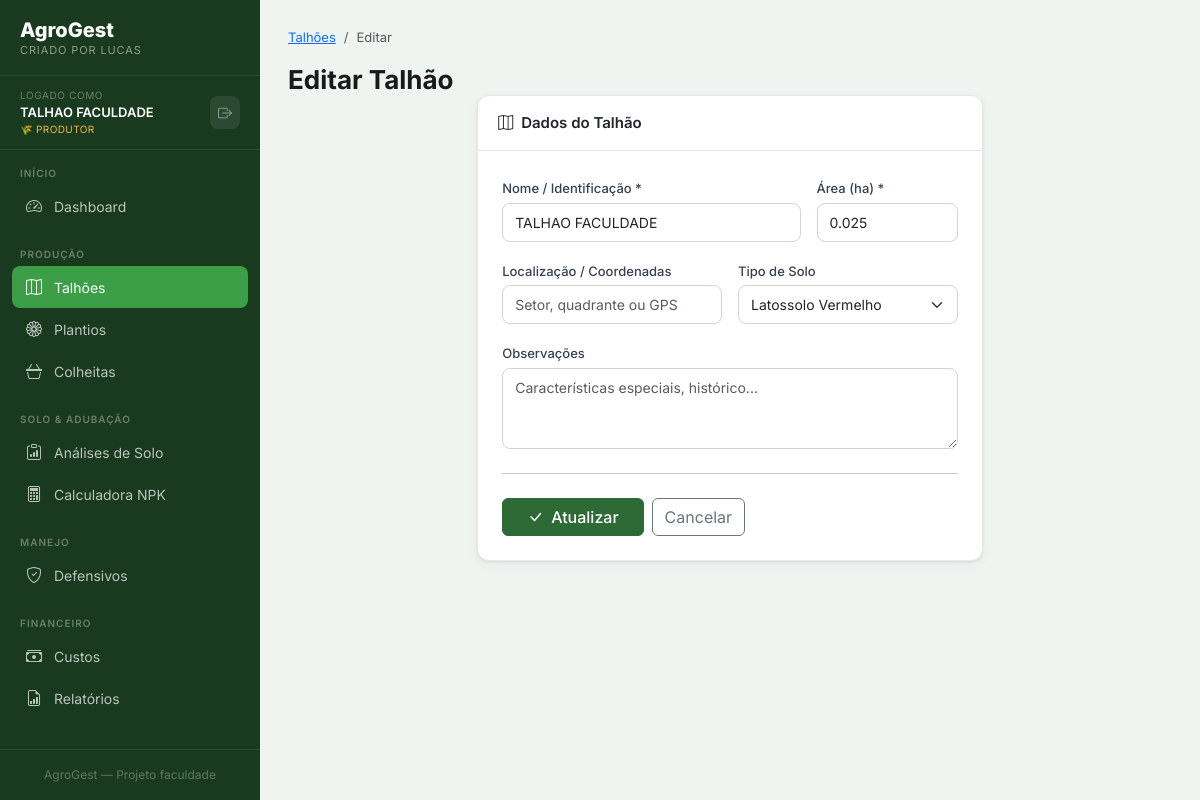
Screenshot of /talhoes/1/editar (signed in) with the database file from the repository.
### tables this page shows
CREATE TABLE talhoes (
    id INTEGER PRIMARY KEY AUTOINCREMENT,
    usuario_id INTEGER NOT NULL,            -- ← isolamento por usuário
    nome TEXT NOT NULL,
    area_ha REAL NOT NULL,
    localizacao TEXT,
    tipo_solo TEXT,
    observacoes TEXT,
    criado_em TIMESTAMP DEFAULT CURRENT_TIMESTAMP,
    FOREIGN KEY (usuario_id) REFERENCES usuarios(id)
);

### modules/talhoes.py (the view, shortened to what this page needs)
@talhoes_bp.route('/<int:id>/editar', methods=['GET', 'POST'])
@login_required
def editar(id):
    db = get_db()
    talhao = db.execute(
        "SELECT * FROM talhoes WHERE id = ? AND usuario_id = ?", (id, uid())
    ).fetchone()
    if not talhao:
        flash('Talhão não encontrado.', 'danger')
        return redirect(url_for('talhoes.index'))
    return render_template('talhoes/form.html', talhao=talhao)

### auth.py (called while the page is built)
def login_required(f):
    @wraps(f)
    def decorated(*args, **kwargs):
        if 'usuario_id' not in session:
            flash('Faça login para continuar.', 'warning')
            return redirect(url_for('auth.login'))
        return f(*args, **kwargs)
    return decorated

### database.py (called while the page is built)
def get_db(app=None):
    from flask import current_app
    if app:
        db = sqlite3.connect(app.config['DATABASE'], detect_types=sqlite3.PARSE_DECLTYPES)
        db.row_factory = sqlite3.Row
        return db
    if 'db' not in g:
        g.db = sqlite3.connect(
            current_app.config['DATABASE'],
            detect_types=sqlite3.PARSE_DECLTYPES
        )
        g.db.row_factory = sqlite3.Row
    return g.db

### modules/talhoes.py (called while the page is built)
def uid():
    return session['usuario_id']

### templates/talhoes/form.html (shortened to what this page needs)
{% extends "base.html" %}
{% block content %}
<div class="page-header">
    <nav aria-label="breadcrumb">
        <ol class="breadcrumb">
            <li class="breadcrumb-item"><a href="{{ url_for('talhoes.index') }}">Talhões</a></li>
            <li class="breadcrumb-item active">{{ 'Editar' if talhao else 'Novo Talhão' }}</li>
        </ol>
    </nav>
    <h1 class="page-title">{{ 'Editar Talhão' if talhao else 'Novo Talhão' }}</h1>
</div>
<div class="row justify-content-center">
    <div class="col-lg-7">
        <div class="card">
            <div class="card-header"><i class="bi bi-map me-2"></i>Dados do Talhão</div>
            <div class="card-body p-4">
                <form method="POST">
                    <div class="row g-3">
                        <div class="col-md-8">
                            <label class="form-label">Nome / Identificação *</label>
                            <input type="text" name="nome" class="form-control"
                                   value="{{ talhao.nome if talhao else '' }}" required
                                   placeholder="Ex: Talhão A1, Gleba Norte...">
                        </div>
                        <div class="col-md-4">
                            <label class="form-label">Área (ha) *</label>
                            <input type="number" name="area_ha" class="form-control"
                                   value="{{ talhao.area_ha if talhao else '' }}"
                                   step="0.001" min="0.001" required placeholder="0.000">
                        </div>
                        <div class="col-md-6">
                            <label class="form-label">Localização / Coordenadas</label>
                            <input type="text" name="localizacao" class="form-control"
                                   value="{{ talhao.localizacao if talhao else '' }}"
                                   placeholder="Setor, quadrante ou GPS">
                        </div>
                        <div class="col-md-6">
                            <label class="form-label">Tipo de Solo</label>
                            <select name="tipo_solo" class="form-select">
                                {% for solo in ['Latossolo Vermelho','Latossolo Vermelho-Amarelo','Argissolo','Cambissolo','Neossolo','Gleissolo'] %}
                                <option {% if talhao and talhao.tipo_solo == solo %}selected{% endif %}>{{ solo }}</option>
                                {% endfor %}
                            </select>
                        </div>
                        <div class="col-12">
                            <label class="form-label">Observações</label>
                            <textarea name="observacoes" class="form-control" rows="3"
                                      placeholder="Características especiais, histórico...">{{ talhao.observacoes if talhao else '' }}</textarea>
                        </div>
                    </div>
                    <hr class="my-4">
                    <div class="d-flex gap-2">
                        <button type="submit" class="btn btn-primary px-4">
                            <i class="bi bi-check-lg me-2"></i>{{ 'Atualizar' if talhao else 'Cadastrar' }}
                        </button>
                        <a href="{{ url_for('talhoes.index') }}" class="btn btn-outline-secondary">Cancelar</a>
                    </div>
                </form>
            </div>
        </div>
    </div>
</div>
{% endblock %}

### templates/base.html (shortened to what this page needs)
<!DOCTYPE html>
<html lang="pt-BR">
<head>
    <link href="https://cdnjs.cloudflare.com/ajax/libs/bootstrap/5.3.2/css/bootstrap.min.css" rel="stylesheet">
    <link href="https://cdnjs.cloudflare.com/ajax/libs/bootstrap-icons/1.11.3/font/bootstrap-icons.min.css" rel="stylesheet">
</head>
<body>
<nav class="sidebar">
    <a class="sidebar-brand" href="{{ url_for('dashboard.index') }}">
        <div class="brand-name">AgroGest</div>
        <div class="brand-sub">Criado por Lucas</div>
    </a>
    <div class="sidebar-user">
        <div class="sidebar-user-info">
            <div class="sidebar-user-label">Logado como</div>
            <div class="sidebar-user-name">{{ session.get('usuario_nome', 'Usuário') }}</div>
            <div class="sidebar-user-tipo">
                {% if session.get('usuario_tipo') == 'admin' %}
                    ⭐ Administrador
                {% else %}
                    🌾 Produtor
                {% endif %}
            </div>
        </div>
        <a href="{{ url_for('auth.logout') }}" class="btn-logout-sidebar" title="Sair">
            <i class="bi bi-box-arrow-right"></i>
        </a>
    </div>
    <div class="nav-section">
        <div class="nav-section-label">Início</div>
        <a class="nav-link {% if request.endpoint == 'dashboard.index' %}active{% endif %}"
           href="{{ url_for('dashboard.index') }}">
            <i class="bi bi-speedometer2"></i> Dashboard
        </a>
    </div>
    <div class="nav-section">
        <div class="nav-section-label">Produção</div>
        <a class="nav-link {% if 'talhoes' in request.endpoint %}active{% endif %}"
           href="{{ url_for('talhoes.index') }}">
            <i class="bi bi-map"></i> Talhões
        </a>
        <a class="nav-link {% if 'plantio' in request.endpoint %}active{% endif %}"
           href="{{ url_for('plantio.index') }}">
            <i class="bi bi-flower1"></i> Plantios
        </a>
        <a class="nav-link {% if 'colheita' in request.endpoint %}active{% endif %}"
           href="{{ url_for('colheita.index') }}">
            <i class="bi bi-basket3"></i> Colheitas
        </a>
    </div>
    <div class="nav-section">
        <div class="nav-section-label">Solo & Adubação</div>
        <a class="nav-link {% if 'analises' in request.endpoint %}active{% endif %}"
           href="{{ url_for('adubacao.analises') }}">
            <i class="bi bi-clipboard-data"></i> Análises de Solo
        </a>
        <a class="nav-link {% if 'recomendac' in request.endpoint %}active{% endif %}"
           href="{{ url_for('adubacao.recomendacoes') }}">
            <i class="bi bi-calculator"></i> Calculadora NPK
        </a>
    </div>
    <div class="nav-section">
        <div class="nav-section-label">Manejo</div>
        <a class="nav-link {% if 'defensivos' in request.endpoint %}active{% endif %}"
           href="{{ url_for('defensivos.index') }}">
            <i class="bi bi-shield-check"></i> Defensivos
        </a>
    </div>
    <div class="nav-section">
        <div class="nav-section-label">Financeiro</div>
        <a class="nav-link {% if 'custos' in request.endpoint %}active{% endif %}"
           href="{{ url_for('custos.index') }}">
            <i class="bi bi-cash-stack"></i> Custos
        </a>
        <a class="nav-link {% if 'relatorios' in request.endpoint %}active{% endif %}"
           href="{{ url_for('relatorios.index') }}">
            <i class="bi bi-file-earmark-bar-graph"></i> Relatórios
        </a>
    </div>
    <div class="sidebar-footer">
        AgroGest &mdash; Projeto faculdade
    </div>
</nav>
<main class="main-wrapper">
    {% block content %}{% endblock %}
</main>
</body>
</html>

### templates/base.html (style rules this page uses)
:root { --green-deep: #1a3a1f; --green-mid: #2d6a35; --green-bright: #3d9e48; --green-light: #6abf71; --gold: #e8b94a; --gold-light: #f5d87a; --cream: #faf7f0; --soil: #6b4423; --soil-light: #a0714f; --text-dark: #1a1a1a; --text-muted: #6b7280; --border: #e5e7eb; --shadow: 0 1px 3px rgba(0,0,0,.08), 0 4px 12px rgba(0,0,0,.04); --shadow-lg: 0 8px 24px rgba(0,0,0,.10); --radius: 12px; --bottom-nav-h: 64px; }
* { box-sizing: border-box; }
body { font-family: 'Inter', sans-serif; background: #f0f4f0; color: var(--text-dark); min-height: 100vh; }
.sidebar { width: 260px; min-height: 100vh; background: var(--green-deep); position: fixed; top: 0; left: 0; z-index: 1000; display: flex; flex-direction: column; overflow-y: auto; }
.sidebar-brand { padding: 20px 20px 16px; border-bottom: 1px solid rgba(255,255,255,.08); text-decoration: none; display: block; }
.brand-name { font-weight: 800; font-size: 20px; color: #fff; line-height: 1; }
.brand-sub { font-size: 11px; color: rgba(255,255,255,.5); text-transform: uppercase; letter-spacing: .08em; margin-top: 2px; }
.sidebar-user { padding: 12px 20px; border-bottom: 1px solid rgba(255,255,255,.08); display: flex; align-items: center; justify-content: space-between; gap: 8px; }
.sidebar-user-info { flex: 1; min-width: 0; }
.sidebar-user-label { font-size: 10px; color: rgba(255,255,255,.35); text-transform: uppercase; letter-spacing: .06em; }
.sidebar-user-name { font-size: 13px; font-weight: 600; color: #fff; white-space: nowrap; overflow: hidden; text-overflow: ellipsis; }
.sidebar-user-tipo { font-size: 10px; color: var(--gold); text-transform: uppercase; letter-spacing: .04em; }
.btn-logout-sidebar { background: rgba(255,255,255,.08); border: none; border-radius: 8px; color: rgba(255,255,255,.5); padding: 6px 8px; font-size: 14px; cursor: pointer; transition: all .15s; text-decoration: none; display: flex; align-items: center; }
.nav-section { padding: 16px 12px 4px; }
.nav-section-label { font-size: 10px; font-weight: 600; text-transform: uppercase; letter-spacing: .1em; color: rgba(255,255,255,.35); padding: 0 8px; margin-bottom: 4px; }
.sidebar .nav-link { display: flex; align-items: center; gap: 10px; padding: 9px 12px; border-radius: 8px; color: rgba(255,255,255,.7); font-size: 14px; font-weight: 400; text-decoration: none; transition: all .15s; }
.sidebar .nav-link.active { background: var(--green-bright); color: #fff; }
.sidebar .nav-link i { font-size: 16px; width: 20px; text-align: center; }
.sidebar-footer { margin-top: auto; padding: 16px; border-top: 1px solid rgba(255,255,255,.08); font-size: 12px; color: rgba(255,255,255,.3); text-align: center; }
.main-wrapper { margin-left: 260px; padding: 28px; min-height: 100vh; }
.page-title { font-weight: 700; font-size: 26px; color: var(--text-dark); margin: 0; }
.card { background: #fff; border: 1px solid var(--border); border-radius: var(--radius); box-shadow: var(--shadow); }
.card-header { background: transparent; border-bottom: 1px solid var(--border); padding: 16px 20px; font-weight: 600; font-size: 15px; }
.btn-primary { background: var(--green-mid); border-color: var(--green-mid); font-weight: 500; }
.form-label { font-size: 13px; font-weight: 500; color: #374151; margin-bottom: 4px; }
.form-control, .form-select { border-radius: 8px; border: 1px solid #d1d5db; font-size: 14px; padding: 8px 12px; }
.breadcrumb { font-size: 13px; }

### rows the page displays
talhoes: get "TALHAO FACULDADE", nome "TALHAO FACULDADE", area_ha "0.025", tipo_solo "Latossolo Vermelho"

### other values shown
{{ 'Editar' if talhao else 'Novo Talhão' }} "Editar"
{{ 'Editar Talhão' if talhao else 'Novo Talhão' }} "Editar Talhão"
{{ 'Atualizar' if talhao else 'Cadastrar' }} "Atualizar"
